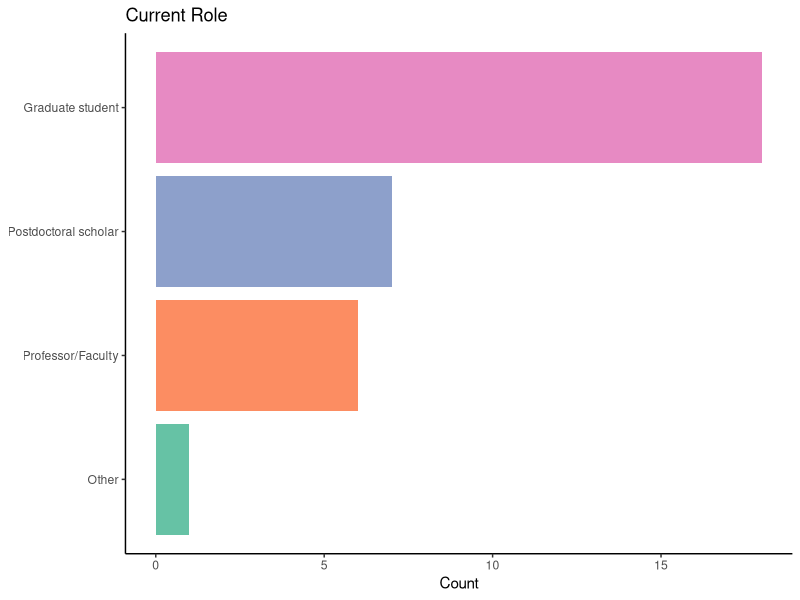
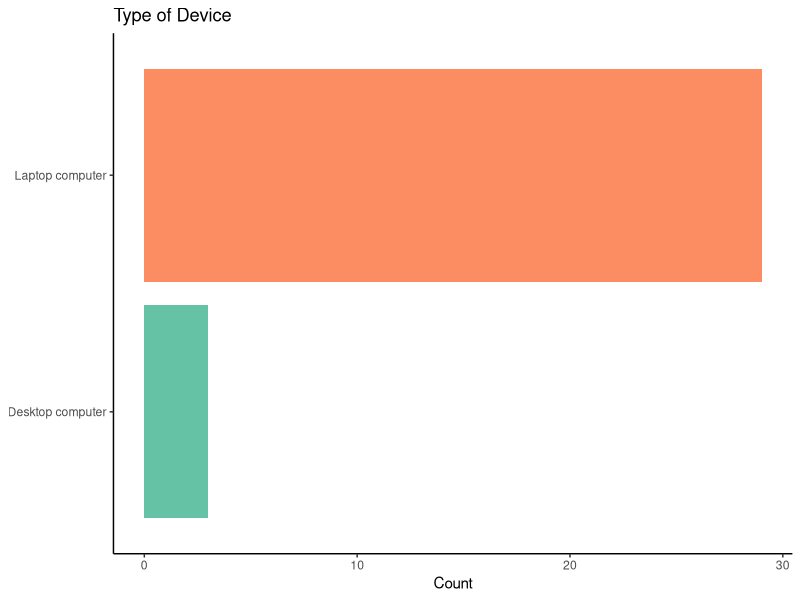
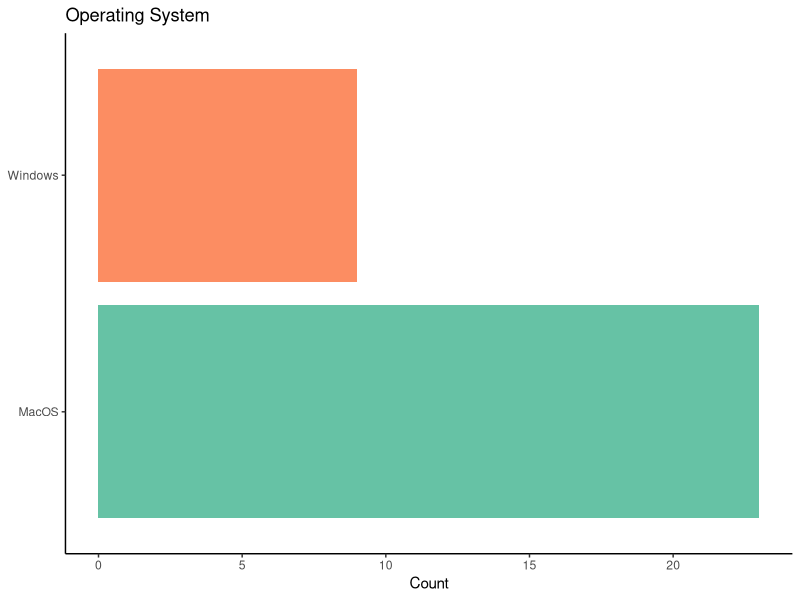
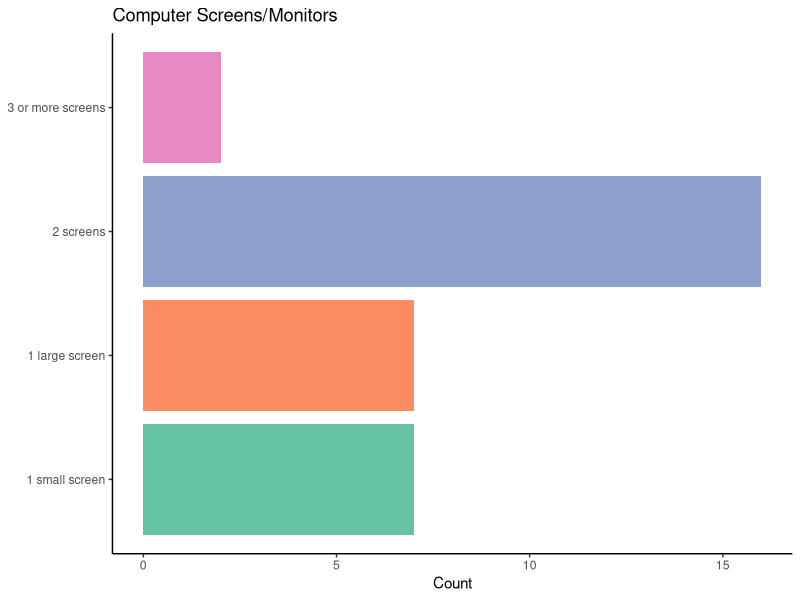
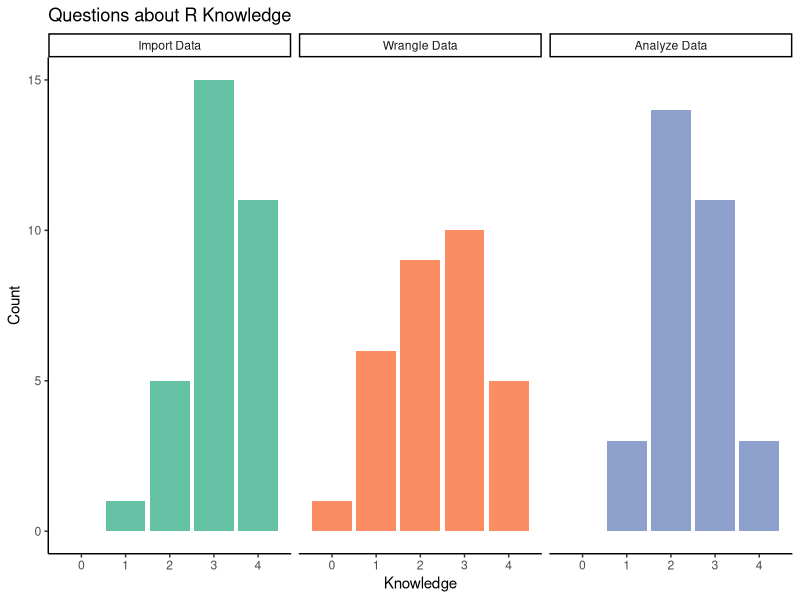
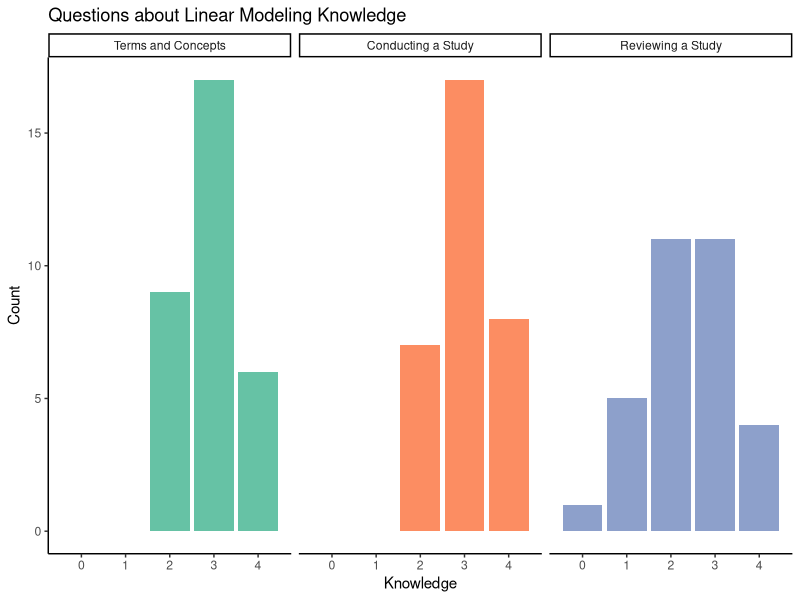
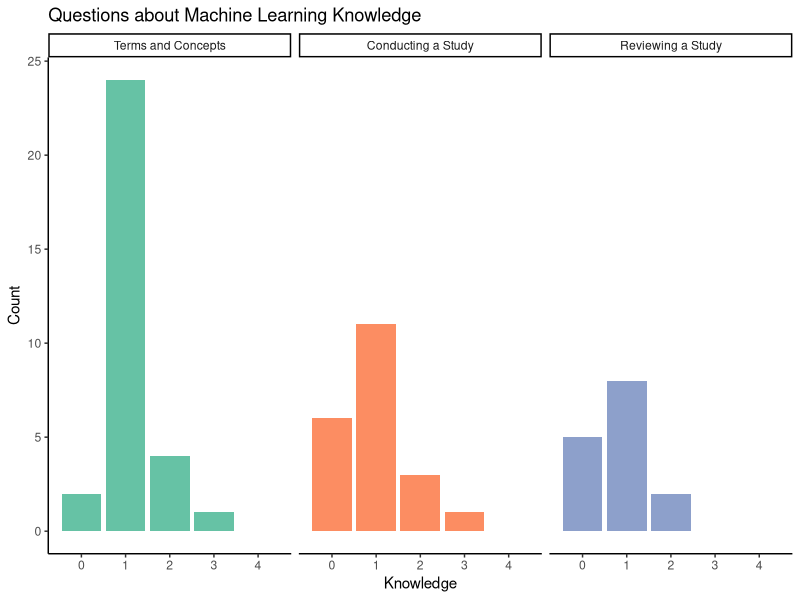

Reproduce these figures in R, in order.
## ---- chunk 1
library(tidyverse)
## ---- chunk 2
preraw <- read_csv("pre_survey.csv", col_types = cols())

pretidy <- preraw %>% 
  mutate(
    role = factor(role, levels = c("Undergraduate student", "Graduate student", "Postdoctoral scholar", "Professor/Faculty", "Other")),
    screen = factor(screen, levels = c("1 small screen", "1 large screen", "2 screens", "3 or more screens"))
  )
## ---- chunk 3
ggplot(pretidy, aes(y = fct_rev(role), fill = fct_rev(role))) + 
  geom_bar() +
  scale_fill_brewer(palette = "Set2") +
  labs(x = "Count", y = NULL, title = "Current Role") +
  theme_classic() +
  theme(legend.position = "none")
## ---- chunk 4
ggplot(pretidy, aes(y = device, fill = device)) + 
  geom_bar() +
  labs(x = "Count", y = NULL, title = "Type of Device") +
  scale_fill_brewer(palette = "Set2") +
  theme_classic() +
  theme(legend.position = "none")
## ---- chunk 5
ggplot(pretidy, aes(y = opsys, fill = opsys)) + 
  geom_bar() +
  labs(x = "Count", y = NULL, title = "Operating System") +
  scale_fill_brewer(palette = "Set2") +
  theme_classic() +
  theme(legend.position = "none")
## ---- chunk 6
ggplot(pretidy, aes(y = screen, fill = screen)) + 
  geom_bar() +
  labs(x = "Count", y = NULL, title = "Computer Screens/Monitors") +
  scale_fill_brewer(palette = "Set2") +
  theme_classic() +
  theme(legend.position = "none")
## ---- chunk 7
pretidy %>% 
  select(starts_with("r_")) %>% 
  pivot_longer(everything(), names_to = "var", values_to = "val") %>% 
  mutate(
    var = factor(
      var,
      levels = c("r_import", "r_wrangle", "r_analyze"),           
      labels = c("Import Data", "Wrangle Data", "Analyze Data")
    )
  ) %>%
  ggplot(aes(y = val, fill = var)) + 
  facet_wrap(~var, nrow = 1) + 
  geom_bar(na.rm = TRUE) + 
  stat_summary(
    fun.data = mean_cl_boot, 
    na.rm = TRUE,
    aes(x = -0.75), 
    size = 1.5, 
    geom = "pointrange",
    fatten = 2
  ) +
  scale_y_continuous(breaks = 0:4, limits = c(-0.5, 4.5)) +
  scale_fill_brewer(palette = "Set2") +
  coord_flip() + 
  labs(y = "Knowledge", x = "Count",
       title = "Questions about R Knowledge") +
  theme_classic() +
  theme(legend.position = "none")
## ---- chunk 8
pretidy %>% 
  select(starts_with("lm_")) %>% 
  pivot_longer(everything(), names_to = "var", values_to = "val") %>% 
  mutate(
    var = factor(
      var,
      levels = c("lm_concepts", "lm_conducting", "lm_reviewing"),           
      labels = c("Terms and Concepts", "Conducting a Study", "Reviewing a Study")
    )
  ) %>%
  ggplot(aes(y = val, fill = var)) + 
  facet_wrap(~var, nrow = 1) + 
  geom_bar(na.rm = TRUE) + 
  stat_summary(
    fun.data = mean_cl_boot, 
    na.rm = TRUE,
    aes(x = -0.75), 
    size = 1.5, 
    geom = "pointrange",
    fatten = 2
  ) +
  scale_y_continuous(breaks = 0:4, limits = c(-0.5, 4.5)) +
  scale_fill_brewer(palette = "Set2") +
  coord_flip() + 
  labs(y = "Knowledge", x = "Count",
       title = "Questions about Linear Modeling Knowledge") +
  theme_classic() +
  theme(legend.position = "none")
## ---- chunk 9
pretidy %>% 
  select(starts_with("ml_")) %>% 
  pivot_longer(everything(), names_to = "var", values_to = "val") %>% 
  mutate(
    var = factor(
      var,
      levels = c("ml_concepts", "ml_conducting", "ml_reviewing"),           
      labels = c("Terms and Concepts", "Conducting a Study", "Reviewing a Study")
    )
  ) %>%
  ggplot(aes(y = val, fill = var)) + 
  facet_wrap(~var, nrow = 1) + 
  geom_bar(na.rm = TRUE) + 
  stat_summary(
    fun.data = mean_cl_boot, 
    na.rm = TRUE,
    aes(x = -0.75), 
    size = 1.5, 
    geom = "pointrange",
    fatten = 2
  ) +
  scale_y_continuous(breaks = 0:4, limits = c(-0.5, 4.5)) +
  scale_fill_brewer(palette = "Set2") +
  coord_flip() + 
  labs(y = "Knowledge", x = "Count", 
       title = "Questions about Machine Learning Knowledge") +
  theme_classic() +
  theme(legend.position = "none")
